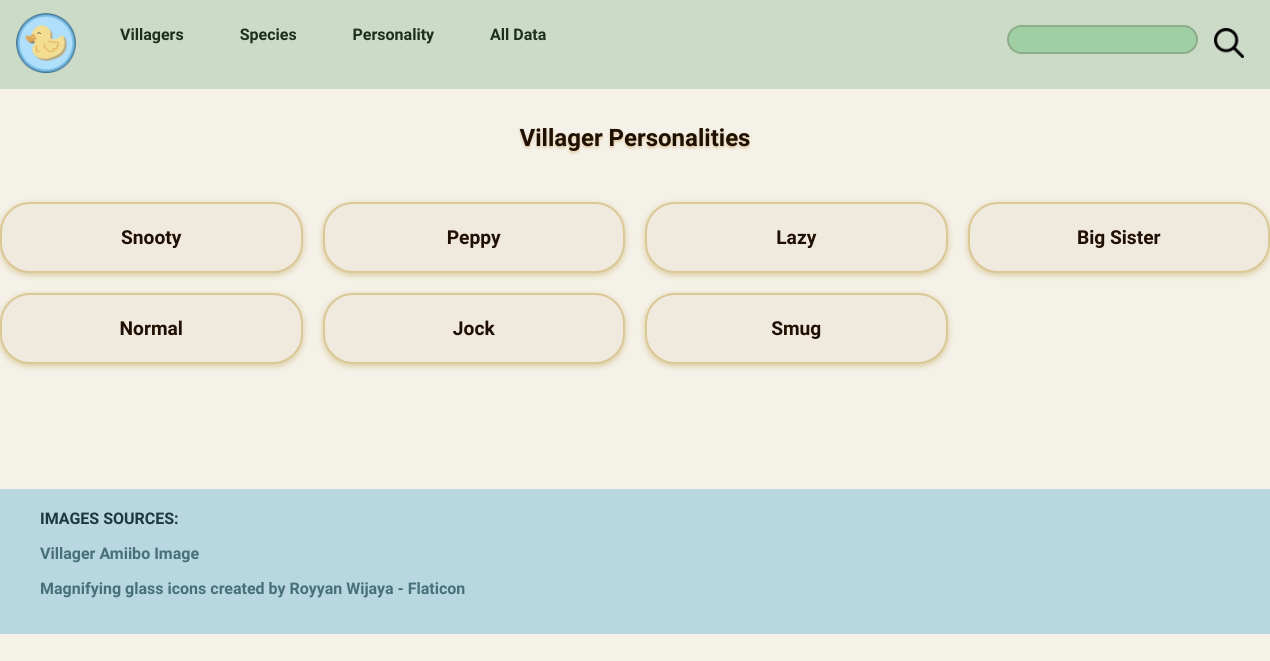
/personality, run on the app's committed database.
### tables this page shows
CREATE TABLE popular_villagers (VillagerID INTEGER PRIMARY KEY, Name TEXT (30), Species TEXT (20), Personality TEXT (30), Birthday TEXT (30), VillagerImage TEXT (30));

### main.py (the view)
@app.route("/personality")
def render_personality():
    query = "SELECT Name, Personality, VillagerImage FROM popular_villagers"
    con = create_connection(DATABASE)
    print(con)
    cur = con.cursor()
    cur.execute(query)
    villager_data = cur.fetchall()
    con.close()
    print(villager_data)
    personality_dict = {} # Create a dictionary of Personalities
    for name, personality, image in villager_data:
        if personality not in personality_dict:
            personality_dict[personality] = {'villagers': [], 'images':[]} # Make a list of names for each personality
        personality_dict[personality]['villagers'].append(name)
        personality_dict[personality]['images'].append(image) # append each name to specific species
    personality_dict_zipped = {}
    for personality, data in personality_dict.items():
        personality_dict_zipped[personality] = list(zip(data['villagers'], data['images']))
    return render_template("personality.html", personality_dict = personality_dict_zipped)

### main.py (called while the page is built)
def create_connection(db_file):
    try:
        connection = sqlite3.connect(db_file)
        return connection
    except Error as e:
        print(e)
    return None

### templates/personality.html (shortened to what this page needs)
{% extends "base.html" %}
{% block main %}
<h2>Villager Personalities</h2>
    {% for personality, villager_image_pairs in personality_dict.items() %}
        <article>
            <details>
                <summary>{{ personality }}</summary>
            </details>
        </article>
    {% endfor %}
{% endblock %}

### static/css/styles.css (style rules this page uses)
html { font-family: "Varela Round", sans-serif; font-weight: 400; font-style: normal; }
body { background-color: #f4f1e9; color: #201002; margin: 0; display: flex; flex-direction: column; align-items: center; justify-content: center; padding: 0; }
html, body { width: 100%; margin: 0; padding: 0; }
h2 { text-align: center; padding: 10px; text-shadow: 0 2px 3px #dfc69f; }
main h2 { grid-column: 1/5; }
article { display: flex; flex-direction: column; flex-wrap: wrap; background-color:#f0e9dd; padding: 2px; align-items: center; border-radius: 30px; border: 2px, solid, #dac897; box-shadow: 0 2px 6px #dac897; }
details { margin: 10px 0; padding: 10px; border-radius: 10px; background: #f0e9dd; }
summary { cursor: pointer; font-weight: bold; font-size: 1.2em; list-style: none; }

### data on the page
popular_villagers: Personality "Snooty"
popular_villagers: Personality "Peppy"
popular_villagers: Personality "Lazy"
popular_villagers: Personality "Big Sister"
popular_villagers: Personality "Normal"
popular_villagers: Personality "Jock"
popular_villagers: Personality "Smug"
